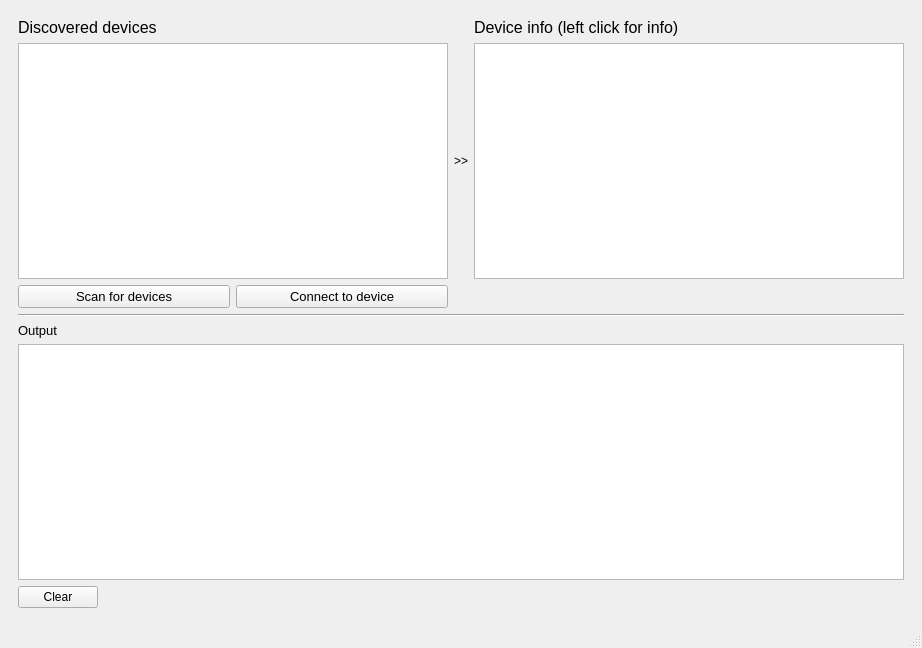
<?xml version="1.0" encoding="UTF-8"?>
<ui version="4.0">
 <class>MainWindow</class>
 <widget class="QMainWindow" name="MainWindow">
  <property name="geometry">
   <rect>
    <x>0</x>
    <y>0</y>
    <width>922</width>
    <height>648</height>
   </rect>
  </property>
  <property name="windowTitle">
   <string>BLE testing app</string>
  </property>
  <widget class="QWidget" name="centralwidget">
   <layout class="QGridLayout" name="gridLayout">
    <item row="1" column="0">
     <widget class="QStackedWidget" name="stackedWidget">
      <property name="currentIndex">
       <number>0</number>
      </property>
      <widget class="QWidget" name="pageDevices">
       <layout class="QGridLayout" name="gridLayout_2">
        <item row="2" column="0">
         <layout class="QHBoxLayout" name="horizontalLayout">
          <item>
           <widget class="QPushButton" name="pushButtonScan">
            <property name="sizePolicy">
             <sizepolicy hsizetype="Preferred" vsizetype="Fixed">
              <horstretch>0</horstretch>
              <verstretch>0</verstretch>
             </sizepolicy>
            </property>
            <property name="font">
             <font>
              <pointsize>10</pointsize>
             </font>
            </property>
            <property name="text">
             <string>Scan for devices</string>
            </property>
           </widget>
          </item>
          <item>
           <widget class="QPushButton" name="pushButton_Conn">
            <property name="sizePolicy">
             <sizepolicy hsizetype="Preferred" vsizetype="Fixed">
              <horstretch>0</horstretch>
              <verstretch>0</verstretch>
             </sizepolicy>
            </property>
            <property name="font">
             <font>
              <pointsize>10</pointsize>
             </font>
            </property>
            <property name="text">
             <string>Connect to device</string>
            </property>
           </widget>
          </item>
         </layout>
        </item>
        <item row="5" column="0" colspan="3">
         <widget class="QTextBrowser" name="textBrowser_2"/>
        </item>
        <item row="1" column="2">
         <widget class="QTextBrowser" name="textBrowser"/>
        </item>
        <item row="0" column="2">
         <widget class="QLabel" name="label_devinfo">
          <property name="font">
           <font>
            <pointsize>12</pointsize>
           </font>
          </property>
          <property name="text">
           <string>Device info (left click for info)</string>
          </property>
         </widget>
        </item>
        <item row="1" column="0">
         <widget class="QListWidget" name="listWidget"/>
        </item>
        <item row="4" column="0">
         <widget class="QLabel" name="label_output">
          <property name="font">
           <font>
            <pointsize>10</pointsize>
           </font>
          </property>
          <property name="text">
           <string>Output</string>
          </property>
         </widget>
        </item>
        <item row="0" column="0">
         <widget class="QLabel" name="label_discovered">
          <property name="font">
           <font>
            <pointsize>12</pointsize>
           </font>
          </property>
          <property name="text">
           <string>Discovered devices</string>
          </property>
         </widget>
        </item>
        <item row="3" column="0" colspan="3">
         <widget class="Line" name="line_2">
          <property name="orientation">
           <enum>Qt::Horizontal</enum>
          </property>
         </widget>
        </item>
        <item row="6" column="0">
         <widget class="QPushButton" name="pushButton_clearOut">
          <property name="sizePolicy">
           <sizepolicy hsizetype="Fixed" vsizetype="Fixed">
            <horstretch>0</horstretch>
            <verstretch>0</verstretch>
           </sizepolicy>
          </property>
          <property name="text">
           <string>Clear</string>
          </property>
         </widget>
        </item>
        <item row="1" column="1">
         <widget class="QLabel" name="label_4">
          <property name="text">
           <string>&gt;&gt;</string>
          </property>
         </widget>
        </item>
       </layout>
      </widget>
      <widget class="QWidget" name="page_services">
       <layout class="QGridLayout" name="gridLayout_3">
        <item row="5" column="0">
         <widget class="QLabel" name="label_output_2">
          <property name="font">
           <font>
            <pointsize>10</pointsize>
           </font>
          </property>
          <property name="text">
           <string>Output</string>
          </property>
         </widget>
        </item>
        <item row="4" column="0" colspan="3">
         <widget class="Line" name="line_3">
          <property name="orientation">
           <enum>Qt::Horizontal</enum>
          </property>
         </widget>
        </item>
        <item row="1" column="1">
         <widget class="QLabel" name="label_2">
          <property name="text">
           <string>&gt;&gt;</string>
          </property>
         </widget>
        </item>
        <item row="0" column="2">
         <widget class="QLabel" name="label_3">
          <property name="font">
           <font>
            <pointsize>12</pointsize>
           </font>
          </property>
          <property name="text">
           <string>BLE device charachteristics:</string>
          </property>
         </widget>
        </item>
        <item row="0" column="0">
         <widget class="QLabel" name="label">
          <property name="font">
           <font>
            <pointsize>12</pointsize>
           </font>
          </property>
          <property name="text">
           <string>BLE device services:</string>
          </property>
         </widget>
        </item>
        <item row="1" column="0">
         <widget class="QListWidget" name="listWidget_2"/>
        </item>
        <item row="7" column="0">
         <widget class="QPushButton" name="pushButton_clearOut_2">
          <property name="sizePolicy">
           <sizepolicy hsizetype="Fixed" vsizetype="Fixed">
            <horstretch>0</horstretch>
            <verstretch>0</verstretch>
           </sizepolicy>
          </property>
          <property name="text">
           <string>Clear</string>
          </property>
         </widget>
        </item>
        <item row="6" column="0" colspan="3">
         <widget class="QTextBrowser" name="textBrowser_3"/>
        </item>
        <item row="2" column="0">
         <layout class="QHBoxLayout" name="horizontalLayout_2">
          <item>
           <widget class="QPushButton" name="pushButton_Disconnect">
            <property name="sizePolicy">
             <sizepolicy hsizetype="Preferred" vsizetype="Fixed">
              <horstretch>0</horstretch>
              <verstretch>0</verstretch>
             </sizepolicy>
            </property>
            <property name="font">
             <font>
              <pointsize>10</pointsize>
             </font>
            </property>
            <property name="text">
             <string>Disconnect</string>
            </property>
           </widget>
          </item>
          <item>
           <widget class="QPushButton" name="pushButtonService">
            <property name="sizePolicy">
             <sizepolicy hsizetype="Preferred" vsizetype="Fixed">
              <horstretch>0</horstretch>
              <verstretch>0</verstretch>
             </sizepolicy>
            </property>
            <property name="font">
             <font>
              <pointsize>10</pointsize>
             </font>
            </property>
            <property name="text">
             <string>Select service</string>
            </property>
           </widget>
          </item>
         </layout>
        </item>
        <item row="1" column="2">
         <widget class="QListWidget" name="listWidget_characteristics"/>
        </item>
        <item row="2" column="2">
         <widget class="QPushButton" name="pushButton_Characteristic">
          <property name="font">
           <font>
            <pointsize>10</pointsize>
           </font>
          </property>
          <property name="text">
           <string>Select characteristic</string>
          </property>
         </widget>
        </item>
       </layout>
      </widget>
      <widget class="QWidget" name="page_heartrate">
       <layout class="QGridLayout" name="gridLayout_5">
        <item row="1" column="0" colspan="2">
         <widget class="PlotWidget" name="graph_heartrate" native="true">
          <property name="sizePolicy">
           <sizepolicy hsizetype="Expanding" vsizetype="Preferred">
            <horstretch>0</horstretch>
            <verstretch>0</verstretch>
           </sizepolicy>
          </property>
         </widget>
        </item>
        <item row="2" column="0" colspan="2">
         <layout class="QGridLayout" name="gridLayout_6">
          <property name="sizeConstraint">
           <enum>QLayout::SetNoConstraint</enum>
          </property>
          <item row="1" column="1" rowspan="3" colspan="2">
           <widget class="QTextBrowser" name="textBrowser_HeartRate">
            <property name="sizePolicy">
             <sizepolicy hsizetype="Preferred" vsizetype="Preferred">
              <horstretch>0</horstretch>
              <verstretch>0</verstretch>
             </sizepolicy>
            </property>
           </widget>
          </item>
          <item row="1" column="0" rowspan="2">
           <layout class="QHBoxLayout" name="horizontalLayout_3">
            <item>
             <widget class="QLabel" name="HRVLabel">
              <property name="sizePolicy">
               <sizepolicy hsizetype="Fixed" vsizetype="Minimum">
                <horstretch>0</horstretch>
                <verstretch>0</verstretch>
               </sizepolicy>
              </property>
              <property name="font">
               <font>
                <family>Arial</family>
                <weight>75</weight>
                <bold>true</bold>
               </font>
              </property>
              <property name="text">
               <string>Heart rate value:</string>
              </property>
             </widget>
            </item>
            <item>
             <widget class="QLCDNumber" name="lcdHeartRate">
              <property name="sizePolicy">
               <sizepolicy hsizetype="Minimum" vsizetype="Minimum">
                <horstretch>0</horstretch>
                <verstretch>0</verstretch>
               </sizepolicy>
              </property>
              <property name="sizeIncrement">
               <size>
                <width>1400</width>
                <height>1200</height>
               </size>
              </property>
              <property name="baseSize">
               <size>
                <width>1200</width>
                <height>1200</height>
               </size>
              </property>
              <property name="font">
               <font>
                <weight>50</weight>
                <bold>false</bold>
               </font>
              </property>
              <property name="digitCount">
               <number>3</number>
              </property>
              <property name="segmentStyle">
               <enum>QLCDNumber::Flat</enum>
              </property>
              <property name="intValue" stdset="0">
               <number>0</number>
              </property>
             </widget>
            </item>
           </layout>
          </item>
          <item row="4" column="1" colspan="2">
           <widget class="QPushButton" name="pushButtonRecord">
            <property name="sizePolicy">
             <sizepolicy hsizetype="Preferred" vsizetype="Fixed">
              <horstretch>0</horstretch>
              <verstretch>0</verstretch>
             </sizepolicy>
            </property>
            <property name="text">
             <string>Start recording</string>
            </property>
           </widget>
          </item>
          <item row="4" column="0">
           <widget class="QPushButton" name="HR_disconn">
            <property name="text">
             <string>Disconnect</string>
            </property>
           </widget>
          </item>
         </layout>
        </item>
       </layout>
      </widget>
      <widget class="QWidget" name="page_max30001">
       <layout class="QGridLayout" name="gridLayout_4">
        <item row="0" column="0">
         <widget class="PlotWidget" name="max30001_graph" native="true"/>
        </item>
        <item row="1" column="0">
         <layout class="QGridLayout" name="gridLayout_7">
          <item row="0" column="1">
           <widget class="QTextBrowser" name="BMED_textbrowser">
            <property name="sizePolicy">
             <sizepolicy hsizetype="Preferred" vsizetype="Preferred">
              <horstretch>0</horstretch>
              <verstretch>0</verstretch>
             </sizepolicy>
            </property>
           </widget>
          </item>
          <item row="1" column="1">
           <widget class="QPushButton" name="buttonRecordBMED">
            <property name="text">
             <string>Start Recording</string>
            </property>
           </widget>
          </item>
          <item row="0" column="0">
           <widget class="QLabel" name="label_6">
            <property name="text">
             <string>MAX30001 window</string>
            </property>
           </widget>
          </item>
          <item row="1" column="0">
           <widget class="QPushButton" name="pushButton_2">
            <property name="text">
             <string>Disconnect</string>
            </property>
           </widget>
          </item>
         </layout>
        </item>
       </layout>
      </widget>
     </widget>
    </item>
   </layout>
  </widget>
  <widget class="QMenuBar" name="menubar">
   <property name="geometry">
    <rect>
     <x>0</x>
     <y>0</y>
     <width>922</width>
     <height>21</height>
    </rect>
   </property>
  </widget>
  <widget class="QStatusBar" name="statusbar"/>
 </widget>
 <customwidgets>
  <customwidget>
   <class>PlotWidget</class>
   <extends>QWidget</extends>
   <header>pyqtgraph</header>
   <container>1</container>
  </customwidget>
 </customwidgets>
 <resources/>
 <connections/>
</ui>
